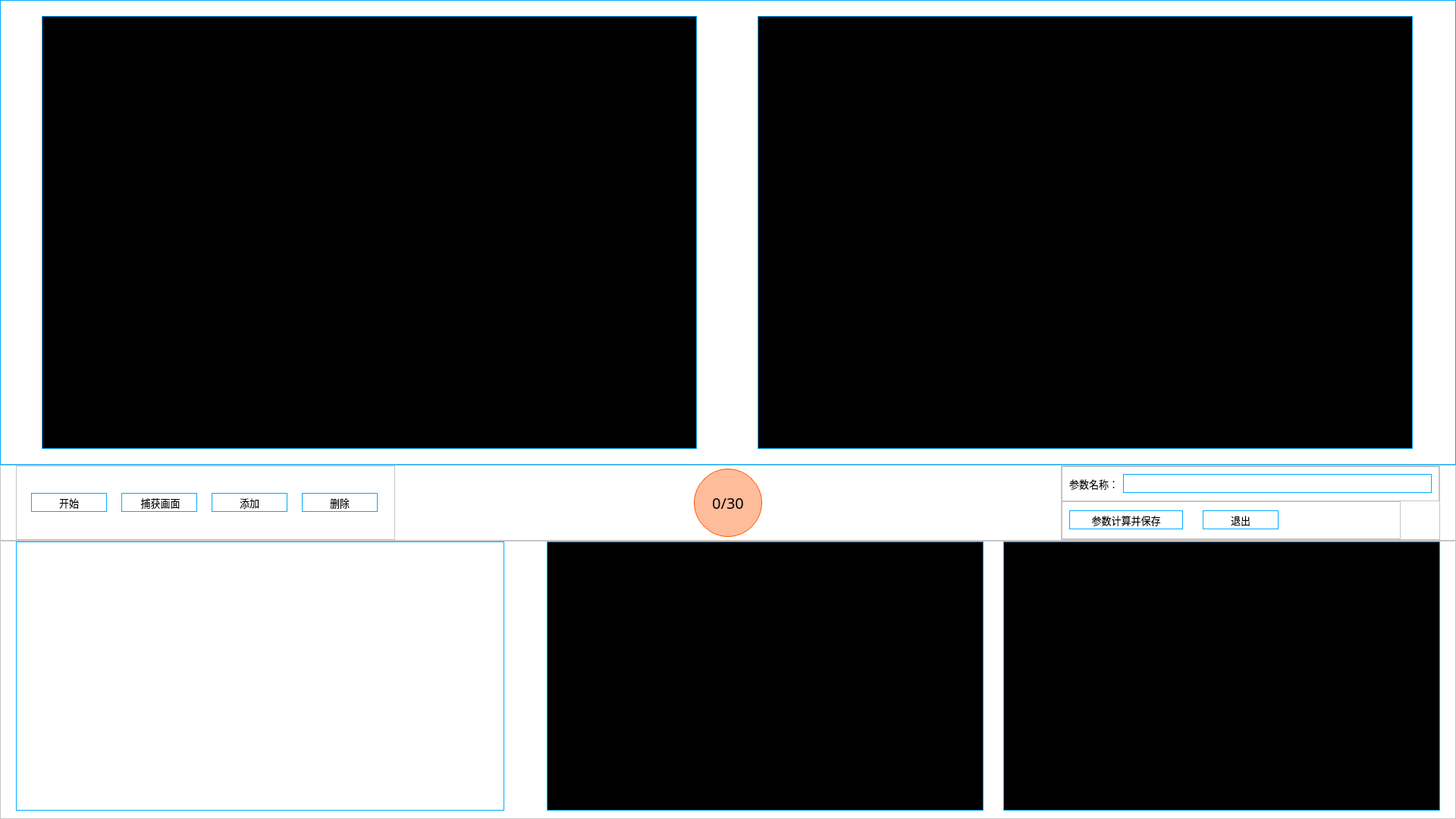
<?xml version="1.0" encoding="UTF-8"?>
<ui version="4.0">
 <class>Camera_Calibration</class>
 <widget class="QWidget" name="Camera_Calibration">
  <property name="geometry">
   <rect>
    <x>0</x>
    <y>0</y>
    <width>1920</width>
    <height>1080</height>
   </rect>
  </property>
  <property name="maximumSize">
   <size>
    <width>1920</width>
    <height>1080</height>
   </size>
  </property>
  <property name="windowTitle">
   <string>Form</string>
  </property>
  <property name="styleSheet">
   <string notr="true">background-color:rgb(255, 255, 255);</string>
  </property>
  <layout class="QVBoxLayout" name="verticalLayout">
   <property name="spacing">
    <number>0</number>
   </property>
   <property name="leftMargin">
    <number>0</number>
   </property>
   <property name="topMargin">
    <number>0</number>
   </property>
   <property name="rightMargin">
    <number>0</number>
   </property>
   <property name="bottomMargin">
    <number>0</number>
   </property>
   <item>
    <widget class="QFrame" name="video_frame">
     <property name="sizePolicy">
      <sizepolicy hsizetype="Preferred" vsizetype="Expanding">
       <horstretch>0</horstretch>
       <verstretch>5</verstretch>
      </sizepolicy>
     </property>
     <property name="styleSheet">
      <string notr="true">QFrame{
	background-color:rgb(255, 255, 255);
    border:1px solid;
    border-color: rgb(0, 170, 255);
}</string>
     </property>
     <property name="frameShape">
      <enum>QFrame::StyledPanel</enum>
     </property>
     <property name="frameShadow">
      <enum>QFrame::Raised</enum>
     </property>
     <layout class="QHBoxLayout" name="horizontalLayout">
      <property name="leftMargin">
       <number>20</number>
      </property>
      <property name="topMargin">
       <number>20</number>
      </property>
      <property name="rightMargin">
       <number>20</number>
      </property>
      <property name="bottomMargin">
       <number>20</number>
      </property>
      <item>
       <widget class="QLabel" name="video_frame_left">
        <property name="minimumSize">
         <size>
          <width>864</width>
          <height>0</height>
         </size>
        </property>
        <property name="maximumSize">
         <size>
          <width>864</width>
          <height>16777215</height>
         </size>
        </property>
        <property name="styleSheet">
         <string notr="true">background-color: rgb(0, 0, 0);</string>
        </property>
        <property name="text">
         <string/>
        </property>
        <property name="alignment">
         <set>Qt::AlignCenter</set>
        </property>
       </widget>
      </item>
      <item>
       <spacer name="horizontalSpacer">
        <property name="orientation">
         <enum>Qt::Horizontal</enum>
        </property>
        <property name="sizeType">
         <enum>QSizePolicy::Fixed</enum>
        </property>
        <property name="sizeHint" stdset="0">
         <size>
          <width>40</width>
          <height>20</height>
         </size>
        </property>
       </spacer>
      </item>
      <item>
       <widget class="QLabel" name="video_frame_right">
        <property name="minimumSize">
         <size>
          <width>864</width>
          <height>0</height>
         </size>
        </property>
        <property name="maximumSize">
         <size>
          <width>864</width>
          <height>16777215</height>
         </size>
        </property>
        <property name="styleSheet">
         <string notr="true">background-color: rgb(0, 0, 0);</string>
        </property>
        <property name="text">
         <string/>
        </property>
        <property name="alignment">
         <set>Qt::AlignCenter</set>
        </property>
       </widget>
      </item>
     </layout>
    </widget>
   </item>
   <item>
    <widget class="QFrame" name="contrl_frame">
     <property name="sizePolicy">
      <sizepolicy hsizetype="Preferred" vsizetype="Preferred">
       <horstretch>0</horstretch>
       <verstretch>1</verstretch>
      </sizepolicy>
     </property>
     <property name="minimumSize">
      <size>
       <width>0</width>
       <height>100</height>
      </size>
     </property>
     <property name="maximumSize">
      <size>
       <width>1600000</width>
       <height>100</height>
      </size>
     </property>
     <property name="styleSheet">
      <string notr="true">QPushButton{
border:1px solid;
border-color: rgb(0, 170, 255);
background-color:rgb(255, 255, 255);
}

QPushButton:hover{
border:1px solid;
border-color: rgb(0, 170, 255);
background-color:rgba(0, 170, 255,50);
}</string>
     </property>
     <property name="frameShape">
      <enum>QFrame::StyledPanel</enum>
     </property>
     <property name="frameShadow">
      <enum>QFrame::Raised</enum>
     </property>
     <layout class="QHBoxLayout" name="horizontalLayout_2">
      <property name="spacing">
       <number>0</number>
      </property>
      <property name="leftMargin">
       <number>0</number>
      </property>
      <property name="topMargin">
       <number>0</number>
      </property>
      <property name="rightMargin">
       <number>0</number>
      </property>
      <property name="bottomMargin">
       <number>0</number>
      </property>
      <item>
       <spacer name="horizontalSpacer_7">
        <property name="orientation">
         <enum>Qt::Horizontal</enum>
        </property>
        <property name="sizeType">
         <enum>QSizePolicy::Fixed</enum>
        </property>
        <property name="sizeHint" stdset="0">
         <size>
          <width>20</width>
          <height>20</height>
         </size>
        </property>
       </spacer>
      </item>
      <item>
       <widget class="QFrame" name="left_frame">
        <property name="minimumSize">
         <size>
          <width>500</width>
          <height>0</height>
         </size>
        </property>
        <property name="maximumSize">
         <size>
          <width>500</width>
          <height>16777215</height>
         </size>
        </property>
        <property name="styleSheet">
         <string notr="true"/>
        </property>
        <property name="frameShape">
         <enum>QFrame::StyledPanel</enum>
        </property>
        <property name="frameShadow">
         <enum>QFrame::Raised</enum>
        </property>
        <layout class="QHBoxLayout" name="horizontalLayout_3">
         <property name="spacing">
          <number>0</number>
         </property>
         <property name="leftMargin">
          <number>0</number>
         </property>
         <property name="topMargin">
          <number>0</number>
         </property>
         <property name="rightMargin">
          <number>0</number>
         </property>
         <property name="bottomMargin">
          <number>0</number>
         </property>
         <item>
          <widget class="QPushButton" name="btn_start">
           <property name="minimumSize">
            <size>
             <width>100</width>
             <height>25</height>
            </size>
           </property>
           <property name="maximumSize">
            <size>
             <width>25</width>
             <height>16777215</height>
            </size>
           </property>
           <property name="font">
            <font>
             <family>微软雅黑</family>
             <pointsize>10</pointsize>
            </font>
           </property>
           <property name="text">
            <string>开始</string>
           </property>
          </widget>
         </item>
         <item>
          <widget class="QPushButton" name="btn_cap">
           <property name="minimumSize">
            <size>
             <width>100</width>
             <height>25</height>
            </size>
           </property>
           <property name="maximumSize">
            <size>
             <width>25</width>
             <height>16777215</height>
            </size>
           </property>
           <property name="font">
            <font>
             <family>微软雅黑</family>
             <pointsize>10</pointsize>
            </font>
           </property>
           <property name="text">
            <string> 捕获画面</string>
           </property>
          </widget>
         </item>
         <item>
          <widget class="QPushButton" name="btn_add">
           <property name="minimumSize">
            <size>
             <width>100</width>
             <height>25</height>
            </size>
           </property>
           <property name="maximumSize">
            <size>
             <width>25</width>
             <height>16777215</height>
            </size>
           </property>
           <property name="font">
            <font>
             <family>微软雅黑</family>
             <pointsize>10</pointsize>
            </font>
           </property>
           <property name="text">
            <string>添加</string>
           </property>
          </widget>
         </item>
         <item>
          <widget class="QPushButton" name="btn_del">
           <property name="minimumSize">
            <size>
             <width>100</width>
             <height>25</height>
            </size>
           </property>
           <property name="maximumSize">
            <size>
             <width>25</width>
             <height>16777215</height>
            </size>
           </property>
           <property name="font">
            <font>
             <family>微软雅黑</family>
             <pointsize>10</pointsize>
            </font>
           </property>
           <property name="text">
            <string>删除</string>
           </property>
          </widget>
         </item>
        </layout>
       </widget>
      </item>
      <item>
       <spacer name="horizontalSpacer_3">
        <property name="orientation">
         <enum>Qt::Horizontal</enum>
        </property>
        <property name="sizeHint" stdset="0">
         <size>
          <width>40</width>
          <height>20</height>
         </size>
        </property>
       </spacer>
      </item>
      <item>
       <widget class="QLabel" name="lab_count_fig">
        <property name="minimumSize">
         <size>
          <width>90</width>
          <height>90</height>
         </size>
        </property>
        <property name="maximumSize">
         <size>
          <width>90</width>
          <height>90</height>
         </size>
        </property>
        <property name="sizeIncrement">
         <size>
          <width>0</width>
          <height>0</height>
         </size>
        </property>
        <property name="font">
         <font>
          <family>微软雅黑</family>
          <pointsize>15</pointsize>
         </font>
        </property>
        <property name="styleSheet">
         <string notr="true">background-color:rgba(255, 85, 0, 100);
border-radius:45px;
border:1px solid;
border-color:rgb(255, 85, 0);</string>
        </property>
        <property name="text">
         <string>0/30</string>
        </property>
        <property name="alignment">
         <set>Qt::AlignCenter</set>
        </property>
       </widget>
      </item>
      <item>
       <spacer name="horizontalSpacer_2">
        <property name="orientation">
         <enum>Qt::Horizontal</enum>
        </property>
        <property name="sizeHint" stdset="0">
         <size>
          <width>40</width>
          <height>20</height>
         </size>
        </property>
       </spacer>
      </item>
      <item>
       <widget class="QFrame" name="right_frame">
        <property name="minimumSize">
         <size>
          <width>500</width>
          <height>0</height>
         </size>
        </property>
        <property name="maximumSize">
         <size>
          <width>500</width>
          <height>16777215</height>
         </size>
        </property>
        <property name="frameShape">
         <enum>QFrame::StyledPanel</enum>
        </property>
        <property name="frameShadow">
         <enum>QFrame::Raised</enum>
        </property>
        <layout class="QVBoxLayout" name="verticalLayout_2">
         <property name="spacing">
          <number>0</number>
         </property>
         <property name="leftMargin">
          <number>0</number>
         </property>
         <property name="topMargin">
          <number>0</number>
         </property>
         <property name="rightMargin">
          <number>0</number>
         </property>
         <property name="bottomMargin">
          <number>0</number>
         </property>
         <item>
          <widget class="QFrame" name="lin_frame">
           <property name="frameShape">
            <enum>QFrame::StyledPanel</enum>
           </property>
           <property name="frameShadow">
            <enum>QFrame::Raised</enum>
           </property>
           <layout class="QHBoxLayout" name="horizontalLayout_6">
            <item>
             <widget class="QLabel" name="lab_des">
              <property name="font">
               <font>
                <family>微软雅黑</family>
                <pointsize>10</pointsize>
               </font>
              </property>
              <property name="text">
               <string>参数名称：</string>
              </property>
             </widget>
            </item>
            <item>
             <widget class="QLineEdit" name="lin_name">
              <property name="minimumSize">
               <size>
                <width>0</width>
                <height>25</height>
               </size>
              </property>
              <property name="maximumSize">
               <size>
                <width>16777215</width>
                <height>25</height>
               </size>
              </property>
              <property name="styleSheet">
               <string notr="true">QLineEdit{
border:1px solid;
border-color: rgb(0, 170, 255);
}

QLineEdit:hover{
background-color:rgba(0, 170, 255,50);
border:1px solid;
border-color: rgb(0, 170, 255);
}</string>
              </property>
             </widget>
            </item>
           </layout>
          </widget>
         </item>
         <item alignment="Qt::AlignLeft">
          <widget class="QFrame" name="btn_save_exit">
           <property name="minimumSize">
            <size>
             <width>0</width>
             <height>50</height>
            </size>
           </property>
           <property name="maximumSize">
            <size>
             <width>16777215</width>
             <height>50</height>
            </size>
           </property>
           <property name="styleSheet">
            <string notr="true"/>
           </property>
           <property name="frameShape">
            <enum>QFrame::StyledPanel</enum>
           </property>
           <property name="frameShadow">
            <enum>QFrame::Raised</enum>
           </property>
           <layout class="QHBoxLayout" name="horizontalLayout_5">
            <item>
             <widget class="QPushButton" name="btn_save">
              <property name="minimumSize">
               <size>
                <width>150</width>
                <height>25</height>
               </size>
              </property>
              <property name="maximumSize">
               <size>
                <width>150</width>
                <height>16777215</height>
               </size>
              </property>
              <property name="font">
               <font>
                <family>微软雅黑</family>
                <pointsize>10</pointsize>
               </font>
              </property>
              <property name="text">
               <string>参数计算并保存</string>
              </property>
             </widget>
            </item>
            <item>
             <spacer name="horizontalSpacer_8">
              <property name="orientation">
               <enum>Qt::Horizontal</enum>
              </property>
              <property name="sizeType">
               <enum>QSizePolicy::Fixed</enum>
              </property>
              <property name="sizeHint" stdset="0">
               <size>
                <width>20</width>
                <height>20</height>
               </size>
              </property>
             </spacer>
            </item>
            <item>
             <widget class="QPushButton" name="btn_exit">
              <property name="minimumSize">
               <size>
                <width>100</width>
                <height>25</height>
               </size>
              </property>
              <property name="maximumSize">
               <size>
                <width>25</width>
                <height>16777215</height>
               </size>
              </property>
              <property name="font">
               <font>
                <family>微软雅黑</family>
                <pointsize>10</pointsize>
               </font>
              </property>
              <property name="text">
               <string>退出</string>
              </property>
             </widget>
            </item>
            <item>
             <spacer name="horizontalSpacer_9">
              <property name="orientation">
               <enum>Qt::Horizontal</enum>
              </property>
              <property name="sizeType">
               <enum>QSizePolicy::Fixed</enum>
              </property>
              <property name="sizeHint" stdset="0">
               <size>
                <width>20</width>
                <height>20</height>
               </size>
              </property>
             </spacer>
            </item>
            <item>
             <widget class="QLabel" name="lab_hint">
              <property name="minimumSize">
               <size>
                <width>125</width>
                <height>25</height>
               </size>
              </property>
              <property name="maximumSize">
               <size>
                <width>125</width>
                <height>25</height>
               </size>
              </property>
              <property name="font">
               <font>
                <family>微软雅黑</family>
                <pointsize>10</pointsize>
               </font>
              </property>
              <property name="text">
               <string/>
              </property>
              <property name="alignment">
               <set>Qt::AlignCenter</set>
              </property>
             </widget>
            </item>
           </layout>
          </widget>
         </item>
        </layout>
       </widget>
      </item>
      <item>
       <spacer name="horizontalSpacer_6">
        <property name="orientation">
         <enum>Qt::Horizontal</enum>
        </property>
        <property name="sizeType">
         <enum>QSizePolicy::Fixed</enum>
        </property>
        <property name="sizeHint" stdset="0">
         <size>
          <width>20</width>
          <height>20</height>
         </size>
        </property>
       </spacer>
      </item>
     </layout>
    </widget>
   </item>
   <item>
    <widget class="QFrame" name="output_frame">
     <property name="sizePolicy">
      <sizepolicy hsizetype="Preferred" vsizetype="Expanding">
       <horstretch>0</horstretch>
       <verstretch>3</verstretch>
      </sizepolicy>
     </property>
     <property name="styleSheet">
      <string notr="true"/>
     </property>
     <property name="frameShape">
      <enum>QFrame::StyledPanel</enum>
     </property>
     <property name="frameShadow">
      <enum>QFrame::Raised</enum>
     </property>
     <layout class="QHBoxLayout" name="horizontalLayout_4">
      <property name="leftMargin">
       <number>20</number>
      </property>
      <property name="topMargin">
       <number>0</number>
      </property>
      <property name="rightMargin">
       <number>20</number>
      </property>
      <property name="bottomMargin">
       <number>10</number>
      </property>
      <item>
       <widget class="QListWidget" name="list_fig">
        <property name="sizePolicy">
         <sizepolicy hsizetype="Expanding" vsizetype="Expanding">
          <horstretch>1</horstretch>
          <verstretch>0</verstretch>
         </sizepolicy>
        </property>
        <property name="font">
         <font>
          <family>微软雅黑</family>
          <pointsize>12</pointsize>
         </font>
        </property>
        <property name="styleSheet">
         <string notr="true">border:1px solid;
border-color: rgb(0, 170, 255);</string>
        </property>
       </widget>
      </item>
      <item>
       <spacer name="horizontalSpacer_4">
        <property name="orientation">
         <enum>Qt::Horizontal</enum>
        </property>
        <property name="sizeType">
         <enum>QSizePolicy::Fixed</enum>
        </property>
        <property name="sizeHint" stdset="0">
         <size>
          <width>50</width>
          <height>20</height>
         </size>
        </property>
       </spacer>
      </item>
      <item>
       <widget class="QLabel" name="lab_left_fig">
        <property name="sizePolicy">
         <sizepolicy hsizetype="Preferred" vsizetype="Preferred">
          <horstretch>1</horstretch>
          <verstretch>0</verstretch>
         </sizepolicy>
        </property>
        <property name="minimumSize">
         <size>
          <width>576</width>
          <height>0</height>
         </size>
        </property>
        <property name="maximumSize">
         <size>
          <width>576</width>
          <height>16777215</height>
         </size>
        </property>
        <property name="styleSheet">
         <string notr="true">background-color: rgb(0, 0, 0);
border:1px solid;
border-color: rgb(0, 170, 255);</string>
        </property>
        <property name="text">
         <string/>
        </property>
       </widget>
      </item>
      <item>
       <spacer name="horizontalSpacer_5">
        <property name="orientation">
         <enum>Qt::Horizontal</enum>
        </property>
        <property name="sizeType">
         <enum>QSizePolicy::Fixed</enum>
        </property>
        <property name="sizeHint" stdset="0">
         <size>
          <width>20</width>
          <height>20</height>
         </size>
        </property>
       </spacer>
      </item>
      <item>
       <widget class="QLabel" name="lab_right_fig">
        <property name="sizePolicy">
         <sizepolicy hsizetype="Preferred" vsizetype="Preferred">
          <horstretch>1</horstretch>
          <verstretch>0</verstretch>
         </sizepolicy>
        </property>
        <property name="minimumSize">
         <size>
          <width>576</width>
          <height>0</height>
         </size>
        </property>
        <property name="maximumSize">
         <size>
          <width>576</width>
          <height>16777215</height>
         </size>
        </property>
        <property name="styleSheet">
         <string notr="true">background-color: rgb(0, 0, 0);
border:1px solid;
border-color: rgb(0, 170, 255);
</string>
        </property>
        <property name="text">
         <string/>
        </property>
       </widget>
      </item>
     </layout>
    </widget>
   </item>
  </layout>
 </widget>
 <resources/>
 <connections/>
</ui>
